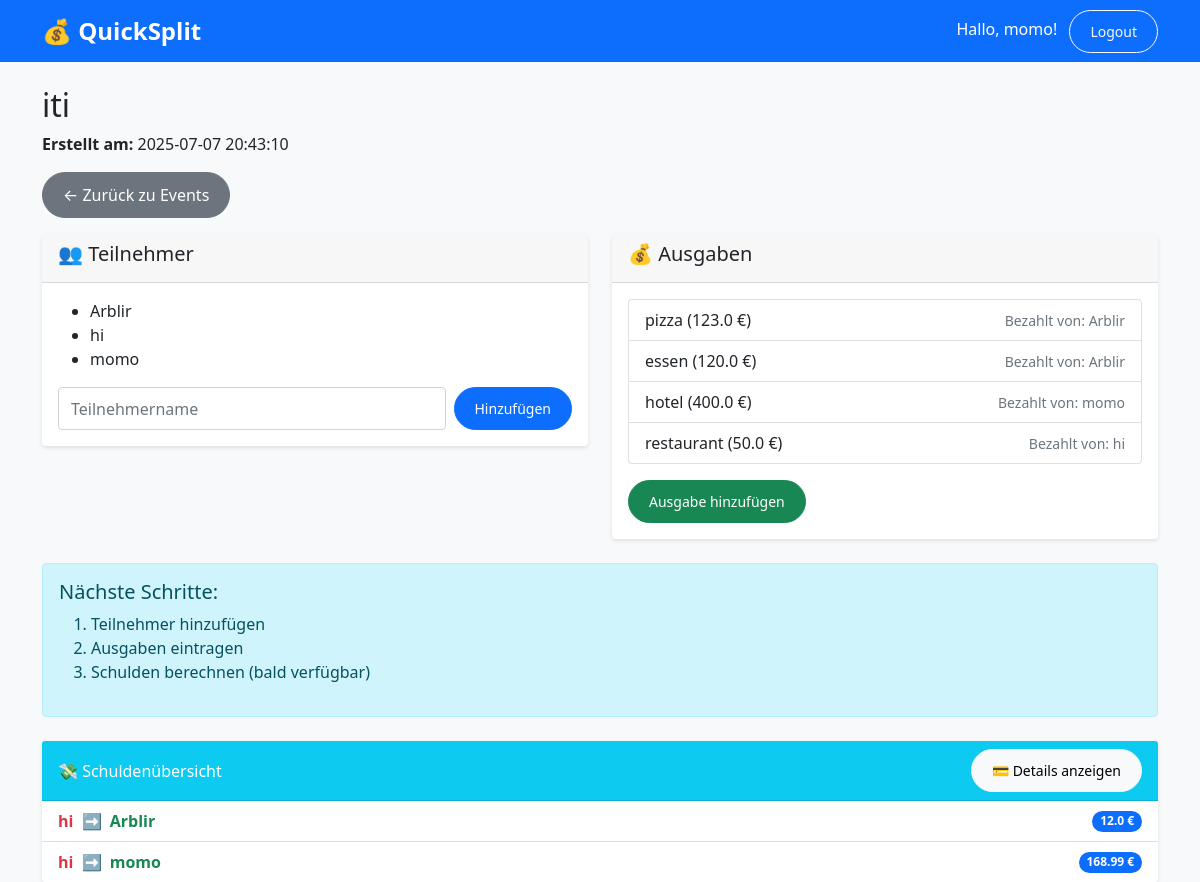
Screenshot of /events/2 (signed in) with the database file from the repository.
### tables this page shows
CREATE TABLE participants (
        id INTEGER PRIMARY KEY AUTOINCREMENT,
        name TEXT NOT NULL,
        event_id INTEGER NOT NULL,
        FOREIGN KEY (event_id) REFERENCES events(id)
    );

CREATE TABLE events (
            id INTEGER PRIMARY KEY AUTOINCREMENT,
            name TEXT NOT NULL,
            owner_id INTEGER,
            created_at TIMESTAMP DEFAULT CURRENT_TIMESTAMP,
            FOREIGN KEY (owner_id) REFERENCES users(id)
        );

CREATE TABLE expenses (
            id INTEGER PRIMARY KEY AUTOINCREMENT,
            title TEXT NOT NULL,
            amount REAL NOT NULL,
            date DATE DEFAULT CURRENT_DATE,
            payer_id INTEGER NOT NULL,
            event_id INTEGER NOT NULL,
            FOREIGN KEY (payer_id) REFERENCES users(id),
            FOREIGN KEY (event_id) REFERENCES events(id)
        );

### routes/events.py (the view)
@events_bp.route('/<int:event_id>')
def show_event(event_id):
    if 'user_id' not in session:
        return redirect(url_for('auth.login'))
    conn = get_db_connection()
    event = conn.execute('SELECT * FROM events WHERE id = ?', (event_id,)).fetchone()
    if event is None:
        conn.close()
        return "Event nicht gefunden", 404
    participants = conn.execute('''
        SELECT * FROM participants WHERE event_id = ? ORDER BY name
    ''', (event_id,)).fetchall()
    expenses = conn.execute('''
        SELECT e.*, p.name AS payer_name
        FROM expenses e
        JOIN participants p ON e.payer_id = p.id
        WHERE e.event_id = ?
        ORDER BY e.date DESC
    ''', (event_id,)).fetchall()
    balances = {p['id']: 0.0 for p in participants}
    id_to_name = {p['id']: p['name'] for p in participants}
    rows = conn.execute('''
        SELECT e.id AS expense_id, e.payer_id, ep.user_id, ep.amount_owed
        FROM expenses e
        JOIN expense_participants ep ON e.id = ep.expense_id
        WHERE e.event_id = ? AND ep.paid = 0
    ''', (event_id,)).fetchall()
    for row in rows:
        balances[row['payer_id']] -= row['amount_owed']
        balances[row['user_id']] += row['amount_owed']
    debtors = sorted([(uid, amt) for uid, amt in balances.items() if amt > 0], key=lambda x: x[1])
    creditors = sorted([(uid, -amt) for uid, amt in balances.items() if amt < 0], key=lambda x: x[1])
    summary = []
    i, j = 0, 0
    while i < len(debtors) and j < len(creditors):
        debtor_id, debt_amt = debtors[i]
        creditor_id, credit_amt = creditors[j]
        amount = min(debt_amt, credit_amt)
        summary.append({
            'from': id_to_name[debtor_id],
            'to': id_to_name[creditor_id],
            'amount': round(amount, 2)
        })
        debtors[i] = (debtor_id, debt_amt - amount)
        creditors[j] = (creditor_id, credit_amt - amount)
        if debtors[i][1] == 0:
            i += 1
        if creditors[j][1] == 0:
            j += 1
    conn.close()
    return render_template(
        'events/show.html',
        event=event,
        participants=participants,
        expenses=expenses,
        summary=summary
    )

### database.py (called while the page is built)
def get_db_connection():
    conn = sqlite3.connect(DATABASE)
    conn.row_factory = sqlite3.Row
    return conn

### templates/events/show.html (shortened to what this page needs)
{% extends "base.html" %}
{% block content %}
<h2>{{ event.name }}</h2>
<p><strong>Erstellt am:</strong> {{ event.created_at }}</p>
<a href="{{ url_for('events.list_events') }}" class="btn btn-secondary mb-3">← Zurück zu Events</a>
<div class="row">
  <div class="col-lg-6 col-md-12">
    <div class="card mb-4">
      <div class="card-header"><h5>👥 Teilnehmer</h5></div>
      <div class="card-body">
      {% if participants %}
        <ul>
          {% for person in participants %}
            <li>{{ person.name }}</li>
          {% endfor %}
        </ul>
      {% else %}
        <p>Keine Teilnehmer vorhanden.</p>
      {% endif %}
      <form method="POST" action="{{ url_for('events.add_participant', event_id=event.id) }}" class="d-flex">
        <input type="text" name="name" placeholder="Teilnehmername" class="form-control me-2" required>
        <button type="submit" class="btn btn-primary btn-sm">Hinzufügen</button>
      </form>
      </div>
    </div>
  </div>
  <div class="col-lg-6 col-md-12">
    <div class="card mb-4">
      <div class="card-header"><h5>💰 Ausgaben</h5></div>
      <div class="card-body">
        {% if expenses %}
          <ul class="list-group mb-3">
            {% for expense in expenses %}
              <li class="list-group-item d-flex justify-content-between align-items-center">
                {{ expense.title }} ({{ expense.amount }} €)
                <small class="text-muted">Bezahlt von: {{ expense.payer_name }}</small>
              </li>
            {% endfor %}
          </ul>
        {% else %}
          <p>Noch keine Ausgaben.</p>
        {% endif %}
        <a href="{{ url_for('events.add_expense', event_id=event.id) }}" class="btn btn-success btn-sm">Ausgabe hinzufügen</a>
      </div>
    </div>
  </div>
</div>
<div class="alert alert-info">
  <h5>Nächste Schritte:</h5>
  <ol>
    <li>Teilnehmer hinzufügen</li>
    <li>Ausgaben eintragen</li>
    <li>Schulden berechnen (bald verfügbar)</li>
  </ol>
</div>
{% if summary %}
  <div class="card mt-4 border-info">
    <div class="card-header bg-info text-white d-flex justify-content-between align-items-center">
      <span>💸 Schuldenübersicht</span>
      <a href="{{ url_for('expenses.summary', event_id=event.id) }}" class="btn btn-light btn-sm">
        💳 Details anzeigen
      </a>
    </div>
    <ul class="list-group list-group-flush">
      {% for tx in summary %}
        <li class="list-group-item d-flex justify-content-between align-items-center">
          <div>
            <strong class="text-danger">{{ tx.from }}</strong>
            <span class="mx-1">➡️</span>
            <strong class="text-success">{{ tx.to }}</strong>
          </div>
          <span class="badge bg-primary rounded-pill">{{ tx.amount }} €</span>
        </li>
      {% endfor %}
    </ul>
  </div>
{% else %}
  <div class="alert alert-success mt-4">
    ✅ Alles ausgeglichen! Keine offenen Schulden in diesem Event.
  </div>
{% endif %}
{% endblock %}

### templates/base.html (shortened to what this page needs)
<!DOCTYPE html>
<html lang="de">
<head>
    <link href="https://cdn.jsdelivr.net/npm/bootstrap@5.1.3/dist/css/bootstrap.min.css" rel="stylesheet">
    <link rel="stylesheet" href="{{ url_for('static', filename='style.css') }}">
</head>
<body>
        <nav class="navbar navbar-expand-lg navbar-dark bg-primary">
            <div class="container">
                <a class="navbar-brand" href="{{ url_for('index') }}">💰 QuickSplit</a>
                <div class="ms-auto">
                    {% if session.get('user_id') %}
                        <span class="navbar-text me-2 text-white">
                            Hallo, {{ session.get('user_name') }}!
                        </span>
                        <a href="{{ url_for('auth.logout') }}" class="btn btn-outline-light btn-sm">Logout</a>
                    {% endif %}
                </div>
            </div>
        </nav>
    <div class="container mt-4">
        {% block content %}{% endblock %}
    </div>
</body>
</html>

### static/style.css (style rules this page uses)
body { background-color: #f8f9fa; }
.navbar-brand { font-weight: bold; font-size: 1.5rem; }
.card { transition: transform 0.2s; border: none; box-shadow: 0 2px 4px rgba(0,0,0,0.1); }
.btn { border-radius: 25px; padding: 10px 20px; }

### rows the page displays
participants: get "momo", name "momo", to "momo"
events: name "iti", created_at "2025-07-07 20:43:10"
participants: name "Arblir", to "Arblir"
participants: name "hi", from "hi" "hi"
expenses: title "pizza", amount "123.0", payer_name "Arblir"
expenses: title "essen", amount "120.0", payer_name "Arblir"
expenses: title "hotel", amount "400.0", payer_name "momo"
expenses: title "restaurant", amount "50.0", payer_name "hi"

### other values shown
{{ tx.amount }} "12.0" "168.99"
